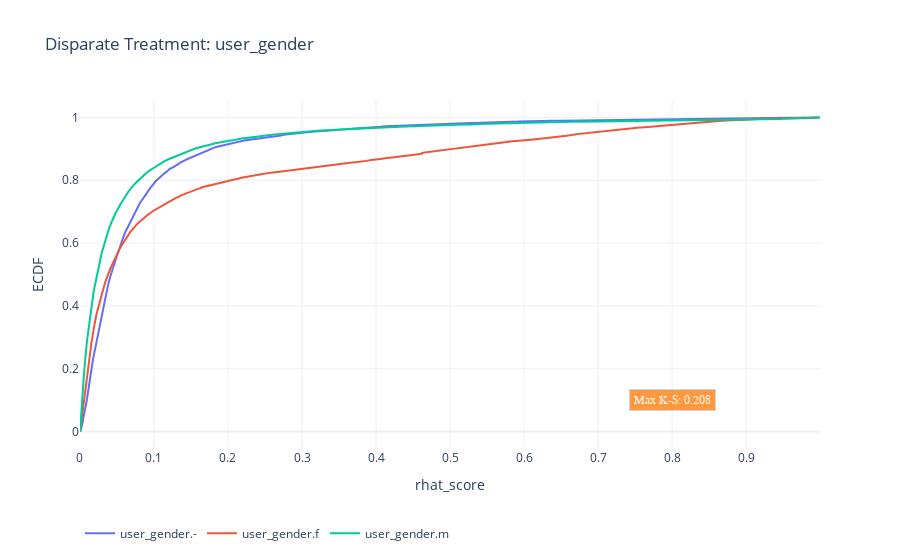

Here is the notebook cell this chart was saved with:
### Code cell
dt.show(kind='ks')

### Figure 1 — Plotly figure (JSON) as saved in the notebook; plotly's stock layout.template omitted (floating-point values rounded to 4 significant figures; data arrays with more than 128 entries replaced by an {"elided": "..."} marker saying what was removed)
{"data": [{"name": "user_gender.-", "type": "scatter", "x": {"elided": "10000 float values"}, "y": {"elided": "10000 float values"}}, {"name": "user_gender.f", "type": "scatter", "x": {"elided": "10000 float values"}, "y": {"elided": "10000 float values"}}, {"name": "user_gender.m", "type": "scatter", "x": {"elided": "10000 float values"}, "y": {"elided": "10000 float values"}}], "layout": {"annotations": [{"align": "center", "bgcolor": "#ff7f0e", "bordercolor": "#c7c7c7", "borderpad": 4, "borderwidth": 1, "font": {"color": "#ffffff", "family": "Courier New, monospace", "size": 12}, "opacity": 0.8, "showarrow": false, "text": "Max K-S: 0.208", "x": 0.8, "xref": "x", "y": 0.1, "yref": "y"}], "legend": {"orientation": "h", "y": -0.2}, "title": {"text": "Disparate Treatment: user_gender"}, "xaxis": {"title": {"text": "rhat_score"}}, "yaxis": {"title": {"text": "ECDF"}}}}
